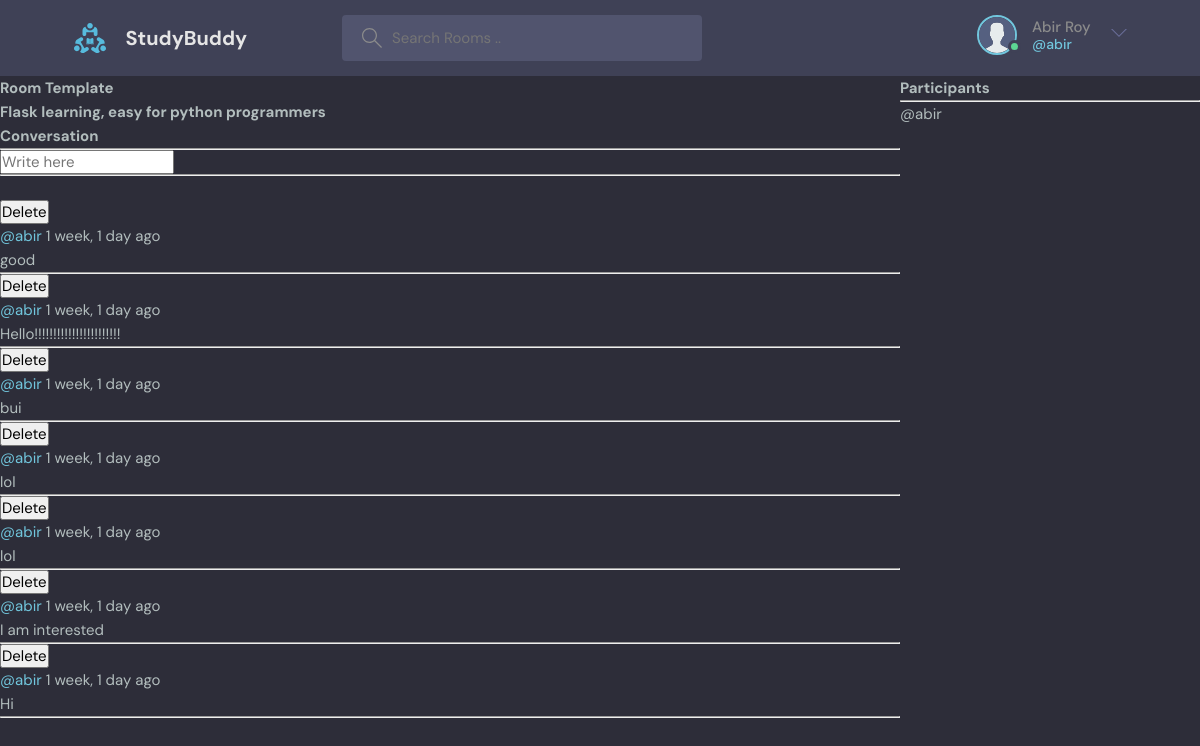
The app's page /room/6/ (signed in) with its own data.
### bas/models.py (models this page shows, shortened)
class Room(models.Model):
    host = models.ForeignKey(User, on_delete=models.SET_NULL, null=True)
    topic = models.ForeignKey(Topic, on_delete=models.SET_NULL, null=True)
    name = models.CharField(max_length=100)
    description = models.TextField(null=True, blank=True)
    participants = models.ManyToManyField(User, related_name='participants', blank=True)
    updated = models.DateTimeField(auto_now=True)
    created = models.DateTimeField(auto_now_add=True)
    class Meta:
        ordering = ['-updated', '-created']

class Message(models.Model):
    user = models.ForeignKey(User, on_delete=models.CASCADE)
    room = models.ForeignKey(Room, on_delete=models.CASCADE)
    body = models.TextField()
    updated = models.DateTimeField(auto_now=True)
    created = models.DateTimeField(auto_now_add=True)
    class Meta:
        ordering = ['-updated', '-created']

### bas/views.py (the view, shortened to what this page needs)
# urls.py: path('room/<str:pk>/', views.room, name="Room"),
def room(request, pk):
    room = Room.objects.get(id=pk)
    message = room.message_set.all().order_by('-created')
    participants = room.participants.all()
    context = {'Room' : room, 'Message' : message, 'Participants' : participants}
    return render(request, 'bas/room.html', context)

### bas/templates/bas/room.html (shortened to what this page needs)
{% extends 'main.html' %}
{% block content %}
<div class="room-container">
    <div>
        <h1>Room Template</h1>
        <h3>{{Room.description}}</h3>
        <div class="commemt-wrapper">
            <h3>Conversation</h3>
            <hr>
            {% if request.user.is_authenticated %}
            <div class="comment-form">
                <form  method="POST" action="">
                    <input type="text" name="body" placeholder="Write here"/>
                </form>
                <hr>
                <br>
            </div>
            {% endif %}
            {% if Message %}
            {% for m in Message %}
            <div>
                {% if request.user == m.user %}
                <form action="" method="POST">
                    <input type="submit" value="Delete" name="delete-message"/>
                </form>
                {% endif %}
                <small><a href="{% url 'userProfile' m.user.id %}">@{{m.user}}</a>  {{m.created|timesince}} ago</small>
                <br>
                <span>{{m.body}}</span>
                <br>
                <hr>
            </div>
            {% endfor %}
            {% else %}
            <div>
                <span>No conversation yet!</span>
                <hr>
            </div>
            {% endif %}
        </div>
    </div>
    <div>
        <h3>Participants</h3>
        <hr>
        {% for p in Participants %}
            <div>
                <span>@{{p.username}}</span>
            </div>
            {% endfor %}
    </div>
</div>
{% endblock %}

### templates/navbar.html (shortened to what this page needs)
{% load static %}
<header class="header header--loggedIn">
    <div class="container">
    <a href="{% url 'home' %}" class="header__logo">
        <img src="{% static 'images/logo.svg' %}" />
        <h1>StudyBuddy</h1>
    </a>
    <form class="header__search" method="GET" action="{%url 'home'%}">
        <label>
        <input type="text" name="q" placeholder="Search Rooms .."/>
        </label>
    </form>
    <nav class="header__menu">
        {% if request.user.is_authenticated %}
        <div class="header__user">
        <a href="{% url 'userProfile' request.user.id %}">
            <div class="avatar avatar--medium active">
            <img src="{% static 'images/avatar.svg' %}" />
            </div>
            <p>{{request.user.first_name}} {{request.user.last_name}}<span>@{{request.user.username}}</span></p>
        </a>
        <button class="dropdown-button" onclick="dropmenu_func()" >
            <svg version="1.1" xmlns="http://www.w3.org/2000/svg" width="32" height="32" viewBox="0 0 32 32">
            <title>chevron-down</title>
            <path d="M16 21l-13-13h-3l16 16 16-16h-3l-13 13z"></path>
            </svg>
        </button>
        </div>
        {% else %}
        <a href="{% url 'Login' %}">
        <img src="{% static 'images/avatar.svg' %}" />
        <p>Login</p>
        </a>
        {% endif %}
    </nav>
    </div>
</header>

### static/styles/style.css (style rules this page uses)
:root { --color-main: #71c6dd; --color-main-light: #e1f6fb; --color-dark: #3f4156; --color-dark-medium: #51546e; --color-dark-light: #696d97; --color-light: #e5e5e5; --color-gray: #8b8b8b; --color-light-gray: #b2bdbd; --color-bg: #2d2d39; --color-success: #5dd693; --color-error: #fc4b0b; }
* { font-family: "DM Sans", -apple-system, BlinkMacSystemFont, "Segoe UI", Roboto, Oxygen, Ubuntu, Cantarell, "Open Sans", "Helvetica Neue", sans-serif; margin: 0; padding: 0; box-sizing: border-box; text-rendering: optimizeLegibility; font-size: inherit; }
html { font-size: 56.25%; }
@media only screen and (min-width: 1200px) { html { font-size: 62.5%; } }
body { line-height: 1.6; font-weight: 400; font-size: 1.5rem; color: var(--color-light-gray); background-color: var(--color-bg); min-height: 100vh; }
img { width: 100%; }
a { display: inline-block; color: var(--color-main); text-decoration: none; }
.container { max-width: 120rem; width: 90%; margin: auto; }
.avatar { position: relative; display: inline-block; border-radius: 50%; border: 2px solid var(--color-main); }
.avatar img { display: block; border-radius: 50%; object-fit: cover; object-position: center; }
.avatar::after { content: ""; display: block; position: absolute; background-color: var(--color-gray); z-index: 111; border-radius: 50%; border: 0.3rem solid var(--color-dark); }
.avatar.active::after { background-color: var(--color-success); }
.avatar.avatar--medium img { width: 3.6rem; height: 3.6rem; border-radius: 50%; }
.avatar.avatar--medium:after { width: 0.7rem; height: 0.7rem; bottom: 0px; right: -6px; }
.header { padding: 1.5rem; background-color: var(--color-dark); }
.header > .container { display: flex; gap: 9.5rem; }
.header__logo, .header__user { display: flex; gap: 2rem; align-items: center; }
.header__logo > img { height: 3.2rem; width: 3.2rem; }
.header__logo > h1 { font-weight: 700; font-size: 2rem; color: var(--color-light); }
.header__search > label { background-color: var(--color-dark-medium); padding: 1.3rem 1rem; display: flex; align-items: center; gap: 1rem; border-radius: 4px; }
.header__search svg { fill: var(--color-gray); width: 2rem; height: 2rem; margin-left: 1rem; }
.header__search input { width: 30rem; background: transparent; border: none; outline: none; color: var(--color-light); }
.header__menu { margin-left: auto; position: relative; }
.header__menu a { display: flex; gap: 1.5rem; align-items: center; font-weight: 500; text-decoration: none; color: var(--color-gray); }
.header__menu img { height: 3.6rem; }
.header__menu p { line-height: 1.2; }
.header__menu span { color: var(--color-main); font-weight: 500; font-size: 1.4rem; display: block; }
.header__menu svg { width: 1.6rem; height: 1.6rem; fill: var(--color-dark-light); }
.dropdown-button { background: transparent; border: 0; outline: 0; cursor: pointer; }

### bas/templates/bas/room.html (style rules this page uses)
.room-container { display: grid; grid-template-columns: 3fr 1fr; }

### records on screen
Room: description "Flask learning, easy for python programmers"
Message: user "abir", created "1 week, 1 day", body "good"
Message: user "abir", created "1 week, 1 day", body "Hello!!!!!!!!!!!!!!!!!!!!!!!"
Message: user "abir", created "1 week, 1 day", body "bui"
Message: user "abir", created "1 week, 1 day", body "lol"
Message: user "abir", created "1 week, 1 day", body "lol"
Message: user "abir", created "1 week, 1 day", body "I am interested"
Message: user "abir", created "1 week, 1 day", body "Hi"

### other values on screen
{{ request.user.first_name }} "Abir"
{{ request.user.last_name }} "Roy"
{{ request.user.username }} "abir"
{{ p.username }} "abir"
